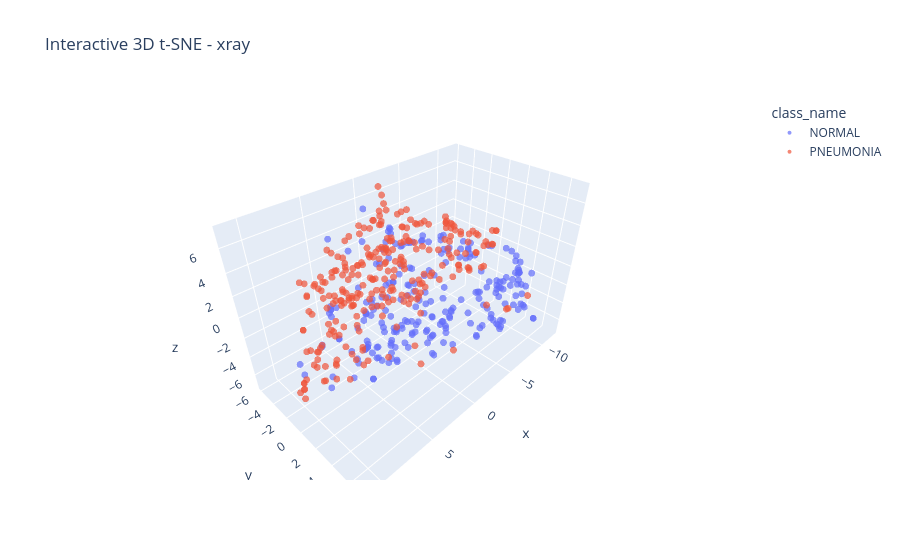

The cell this chart's notebook holds for it:
### Markdown cell above
# X-Ray t-SNE

### Code cell
encodings_xray, labels_xray = extract_encodings(
    'xray',
    n_samples=500
)

plot_tsne_2d(
    'xray',
    encodings_xray,
    labels_xray,
    CONFIG['datasets']['xray']['class_names']
)

plot_tsne_3d(
    'xray',
    encodings_xray,
    labels_xray,
    CONFIG['datasets']['xray']['class_names']
)

### Figure 1 — Plotly figure (JSON) as saved in the notebook; plotly's stock layout.template omitted (floating-point values rounded to 4 significant figures; data arrays with more than 128 entries replaced by an {"elided": "..."} marker saying what was removed)
{"data": [{"hovertemplate": "class_name=NORMAL<br>x=%{x}<br>y=%{y}<br>z=%{z}<extra></extra>", "legendgroup": "NORMAL", "marker": {"color": "#636efa", "opacity": 0.7, "size": 4, "symbol": "circle"}, "mode": "markers", "name": "NORMAL", "scene": "scene", "showlegend": true, "type": "scatter3d", "x": {"elided": "234 float values"}, "y": {"elided": "234 float values"}, "z": {"elided": "234 float values"}}, {"hovertemplate": "class_name=PNEUMONIA<br>x=%{x}<br>y=%{y}<br>z=%{z}<extra></extra>", "legendgroup": "PNEUMONIA", "marker": {"color": "#EF553B", "opacity": 0.7, "size": 4, "symbol": "circle"}, "mode": "markers", "name": "PNEUMONIA", "scene": "scene", "showlegend": true, "type": "scatter3d", "x": {"elided": "266 float values"}, "y": {"elided": "266 float values"}, "z": {"elided": "266 float values"}}], "layout": {"legend": {"title": {"text": "class_name"}, "tracegroupgap": 0}, "scene": {"domain": {"x": [0, 1], "y": [0, 1]}, "xaxis": {"title": {"text": "x"}}, "yaxis": {"title": {"text": "y"}}, "zaxis": {"title": {"text": "z"}}}, "title": {"text": "Interactive 3D t-SNE - xray"}}}
